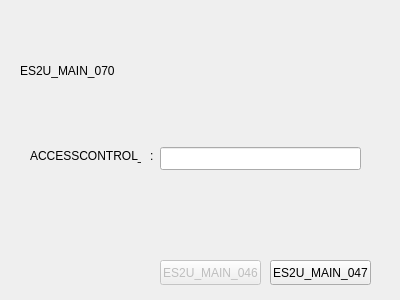
<?xml version="1.0" encoding="UTF-8"?>
<ui version="4.0">
 <class>AdministratorPasswordInputDialog</class>
 <widget class="QDialog" name="AdministratorPasswordInputDialog">
  <property name="geometry">
   <rect>
    <x>0</x>
    <y>0</y>
    <width>400</width>
    <height>300</height>
   </rect>
  </property>
  <property name="windowTitle">
   <string>ES2U_MAIN_069</string>
  </property>
  <widget class="QPushButton" name="OK_pushButton">
   <property name="enabled">
    <bool>false</bool>
   </property>
   <property name="geometry">
    <rect>
     <x>160</x>
     <y>260</y>
     <width>101</width>
     <height>25</height>
    </rect>
   </property>
   <property name="text">
    <string>ES2U_MAIN_046</string>
   </property>
  </widget>
  <widget class="QPushButton" name="Cancel_pushButton">
   <property name="geometry">
    <rect>
     <x>270</x>
     <y>260</y>
     <width>101</width>
     <height>25</height>
    </rect>
   </property>
   <property name="text">
    <string>ES2U_MAIN_047</string>
   </property>
  </widget>
  <widget class="QLabel" name="Explanation_label">
   <property name="geometry">
    <rect>
     <x>20</x>
     <y>20</y>
     <width>351</width>
     <height>101</height>
    </rect>
   </property>
   <property name="text">
    <string>ES2U_MAIN_070</string>
   </property>
   <property name="scaledContents">
    <bool>false</bool>
   </property>
   <property name="wordWrap">
    <bool>true</bool>
   </property>
  </widget>
  <widget class="QLabel" name="Password_label">
   <property name="geometry">
    <rect>
     <x>30</x>
     <y>140</y>
     <width>111</width>
     <height>31</height>
    </rect>
   </property>
   <property name="text">
    <string>ACCESSCONTROL_006</string>
   </property>
   <property name="scaledContents">
    <bool>false</bool>
   </property>
   <property name="wordWrap">
    <bool>true</bool>
   </property>
  </widget>
  <widget class="QLineEdit" name="Password_Input_lineEdit">
   <property name="geometry">
    <rect>
     <x>160</x>
     <y>147</y>
     <width>201</width>
     <height>23</height>
    </rect>
   </property>
   <property name="inputMethodHints">
    <set>Qt::ImhHiddenText|Qt::ImhNoAutoUppercase|Qt::ImhNoPredictiveText|Qt::ImhSensitiveData</set>
   </property>
   <property name="echoMode">
    <enum>QLineEdit::Password</enum>
   </property>
   <property name="clearButtonEnabled">
    <bool>false</bool>
   </property>
  </widget>
  <widget class="QLabel" name="Password_colon_label">
   <property name="geometry">
    <rect>
     <x>150</x>
     <y>140</y>
     <width>16</width>
     <height>31</height>
    </rect>
   </property>
   <property name="text">
    <string>:</string>
   </property>
   <property name="scaledContents">
    <bool>false</bool>
   </property>
   <property name="wordWrap">
    <bool>true</bool>
   </property>
  </widget>
 </widget>
 <resources/>
 <connections>
  <connection>
   <sender>OK_pushButton</sender>
   <signal>pressed()</signal>
   <receiver>AdministratorPasswordInputDialog</receiver>
   <slot>PushButtonAction()</slot>
   <hints>
    <hint type="sourcelabel">
     <x>229</x>
     <y>269</y>
    </hint>
    <hint type="destinationlabel">
     <x>199</x>
     <y>149</y>
    </hint>
   </hints>
  </connection>
  <connection>
   <sender>Cancel_pushButton</sender>
   <signal>pressed()</signal>
   <receiver>AdministratorPasswordInputDialog</receiver>
   <slot>PushButtonAction()</slot>
   <hints>
    <hint type="sourcelabel">
     <x>329</x>
     <y>269</y>
    </hint>
    <hint type="destinationlabel">
     <x>199</x>
     <y>149</y>
    </hint>
   </hints>
  </connection>
  <connection>
   <sender>Password_Input_lineEdit</sender>
   <signal>textEdited(QString)</signal>
   <receiver>AdministratorPasswordInputDialog</receiver>
   <slot>LineEditFinished()</slot>
   <hints>
    <hint type="sourcelabel">
     <x>210</x>
     <y>155</y>
    </hint>
    <hint type="destinationlabel">
     <x>199</x>
     <y>149</y>
    </hint>
   </hints>
  </connection>
 </connections>
 <slots>
  <slot>PushButtonAction()</slot>
  <slot>LineEditFinished()</slot>
 </slots>
</ui>
